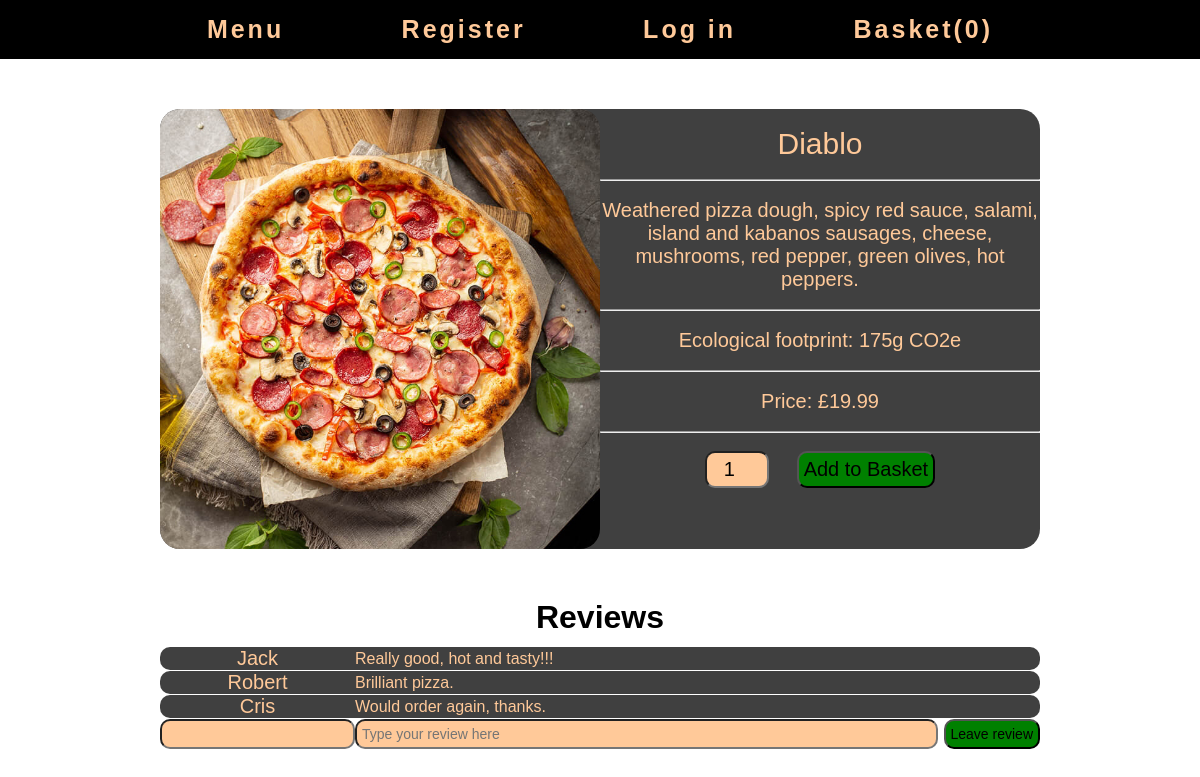
Page /item/5 on the committed database.
### shop/models.py (models this page shows, shortened)
class Item(db.Model):
  itemid = db.Column(db.Integer, primary_key=True)
  name = db.Column(db.Text, nullable=False)
  description = db.Column(db.Text, nullable=False)
  description2 = db.Column(db.Text, nullable=False)
  picture = db.Column(db.String(20), nullable=False)
  price = db.Column(db.Float, nullable=False)
  eco = db.Column(db.Integer, nullable=False)

class Review(db.Model):
  reviewid = db.Column(db.Integer, primary_key=True)
  reviewnick = db.Column(db.Text, nullable=False)
  reviewtext = db.Column(db.Text, nullable=False)
  reviewitem = db.Column(db.Integer, db.ForeignKey("item.itemid"), nullable=False)

### shop/routes.py (the view)
@app.route("/item/<int:item_id>")
def item(item_id):
  item = Item.query.get_or_404(item_id)
  reviews = Review.query.filter_by(reviewitem = item_id)
  return render_template("item.html", title = item.name, item=item, reviews=reviews)

### shop/templates/item.html (shortened to what this page needs)
{% extends "layout.html" %}
{% block content %}
  <div class="item">
    <img src="{{ url_for('static', filename='images/' + item.picture) }}" height="440" width="440">
    <div>
      <p id="item-name">{{ item.name }}</p>
      <hr>
      <p>{{ item.description2 }}</p>
      <hr>
      <p>Ecological footprint: {{ item.eco }}g CO2e</p>
      <hr>
      <p>Price: £{{ "%.2f" | format( item.price|float ) }}</p>
      <hr>
      <form action="{{ url_for('addcart') }}" method="POST">
        <p>
          <input class="quantity" type="number" name="quantity" value="1" min="1">
          <button type="submit">Add to Basket</button>
        </p>
      </form>
    </div>
  </div>
  <h1>Reviews</h1>
  <table>
    {% for i in reviews %}
      <tr>
        <td class="round-left-corners-10">{{ i.reviewnick }}</td>
        <td id="review-text" class="round-right-corners-10">{{ i.reviewtext }}</td>
      </tr>
    {% endfor %}
    <form action="{{ url_for('addreview', item_id=item.itemid) }}" method="POST">
      <tr id="leave-review-field">
        <td id="leave-review-nick">
          <input type="text" name="review_nick" value="{{ current_user.username }}">
        </td>
        <td id="leave-review-text">
          <input type="text" name="review_text" placeholder="Type your review here">
          <button id="leave-review-button" type="submit">Leave review</button>
        </td>
      </tr>
    </form>
  </table>
{% endblock content %}

### shop/templates/layout.html (shortened to what this page needs)
<!DOCTYPE html>
<html>
  <head>
    <link rel="stylesheet" type="text/css" href="{{ url_for('static', filename='style.css') }}">
  </head>
  <body>
    <nav>
      {% if current_user.username %}
        <p>Hello {{ current_user.username }}</p>
        <a href="{{ url_for('home') }}">Menu</a>
        <a id="show_cart" href="{{ url_for('cart') }}">Basket({{ session["carts"][current_user.username]|length }})</a>
        <a id="logout" href="{{ url_for('logout') }}">Log out</a>
      {% else %}
        <a href="{{ url_for('home') }}">Menu</a>
        <a id="register" href="{{ url_for('register') }}">Register</a>
        <a id="login" href="{{ url_for('login') }}">Log in</a>
        <a id="show_cart" href="{{ url_for('cart') }}">Basket(0)</a>
      {% endif %}
    </nav>
    {% block content %}
    {% endblock %}
  </body>
</html>

### shop/static/style.css (style rules this page uses)
* { margin: 0; padding: 0; text-align: center; text-decoration: none; }
body { background: url(background.jpg) no-repeat; background-size: cover; color: #ffc999; font-family: comic sans ms, arial, sans-serif; }
a { color: #ffc999; }
h1 { margin: 50px 0 10px 0; color: black; }
fieldset, .gallery_item, .item { border-radius: 20px; }
img { border-radius: 20px; }
fieldset, tr, .gallery_item, .item { background: rgba(0, 0, 0, 0.75) }
button, input, #submit { border-radius: 10px; padding: 5px; background: green; font-size: 20px; color: black; cursor: pointer; }
input { background: #ffc999; cursor: auto; }
.quantity { width: 50px; }
nav { position: relative; width: 100%; background: black; letter-spacing: 3px; }
nav p, nav a { display: inline-block; margin: 10px 50px 10px 50px; border-radius: 10px; padding :5px; font-size : 25px; font-weight: bold; }
.item { margin: 50px auto 0 auto; width: max-content; display: grid; grid-template-columns: repeat(2, 440px); }
.item p { margin: 18px 0px; font-size: 20px; }
#item-name { font-size: 30px; }
table { margin: 0 auto; width: 880px; border-spacing: 0 1px; font-size: 20px; }
.round-left-corners-10 { border-radius: 10px 0 0 10px; }
.round-right-corners-10 { border-radius: 0 10px 10px 0; }
#review-text { text-align: left; font-size: 16px; }
#leave-review-field { background: none; }
#leave-review-nick { width: 20%; }
#leave-review-text { text-align: left; }
#leave-review-text input { width: 83%; text-align: left; }
#leave-review-nick input, #leave-review-text input { font-size: 14px; }
#leave-review-button { float: right; width: max-content; font-size: 14px; }

### rows in the picture
Item: picture (picture), name "Diablo", description2 "Weathered pizza dough, spicy red sauce, salami, island and kabanos sausages, cheese, mushrooms, red pepper, green olives, hot peppers.", eco "175", price "19.99"
Review: reviewnick "Jack", reviewtext "Really good, hot and tasty!!!"
Review: reviewnick "Robert", reviewtext "Brilliant pizza."
Review: reviewnick "Cris", reviewtext "Would order again, thanks."
